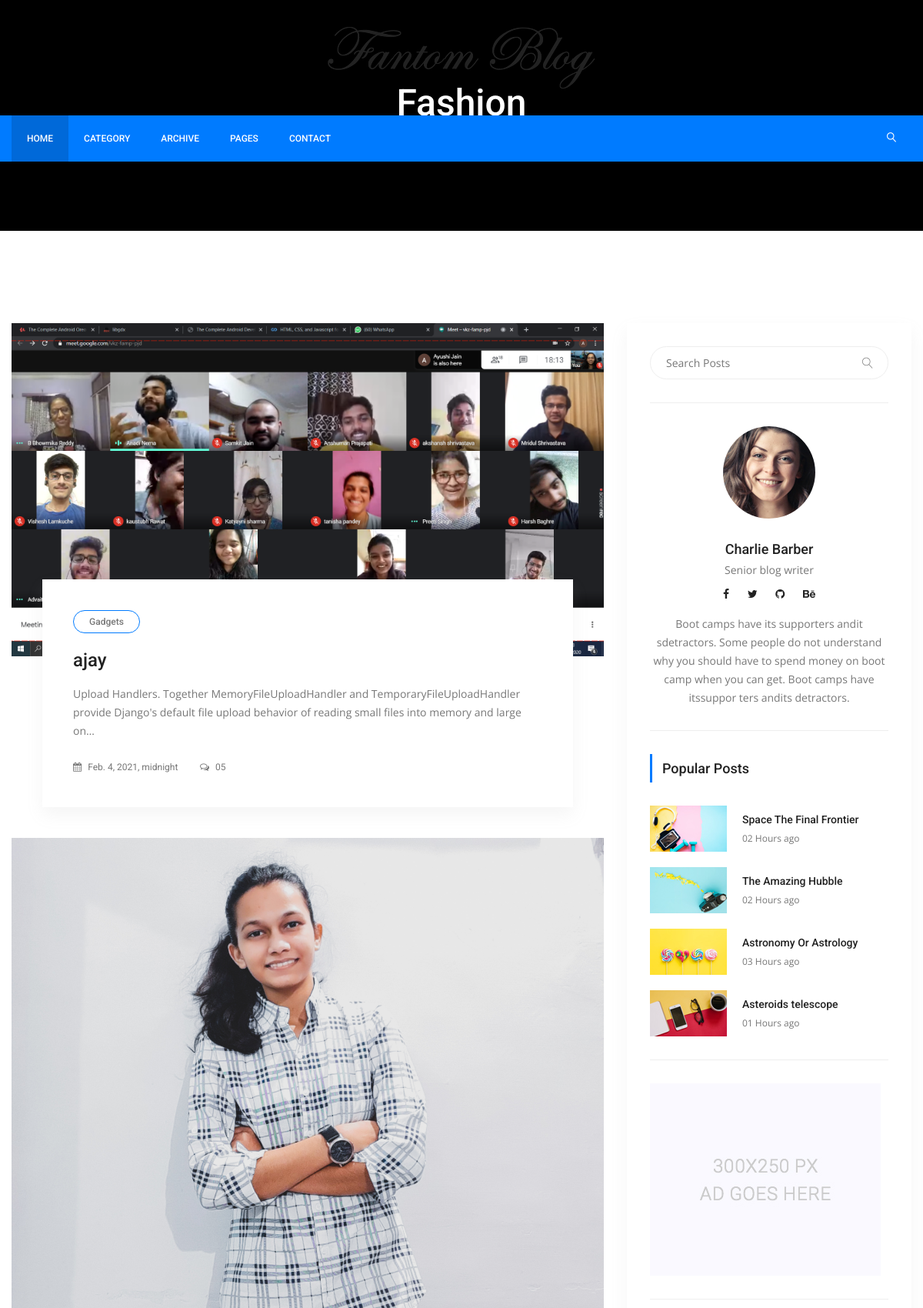
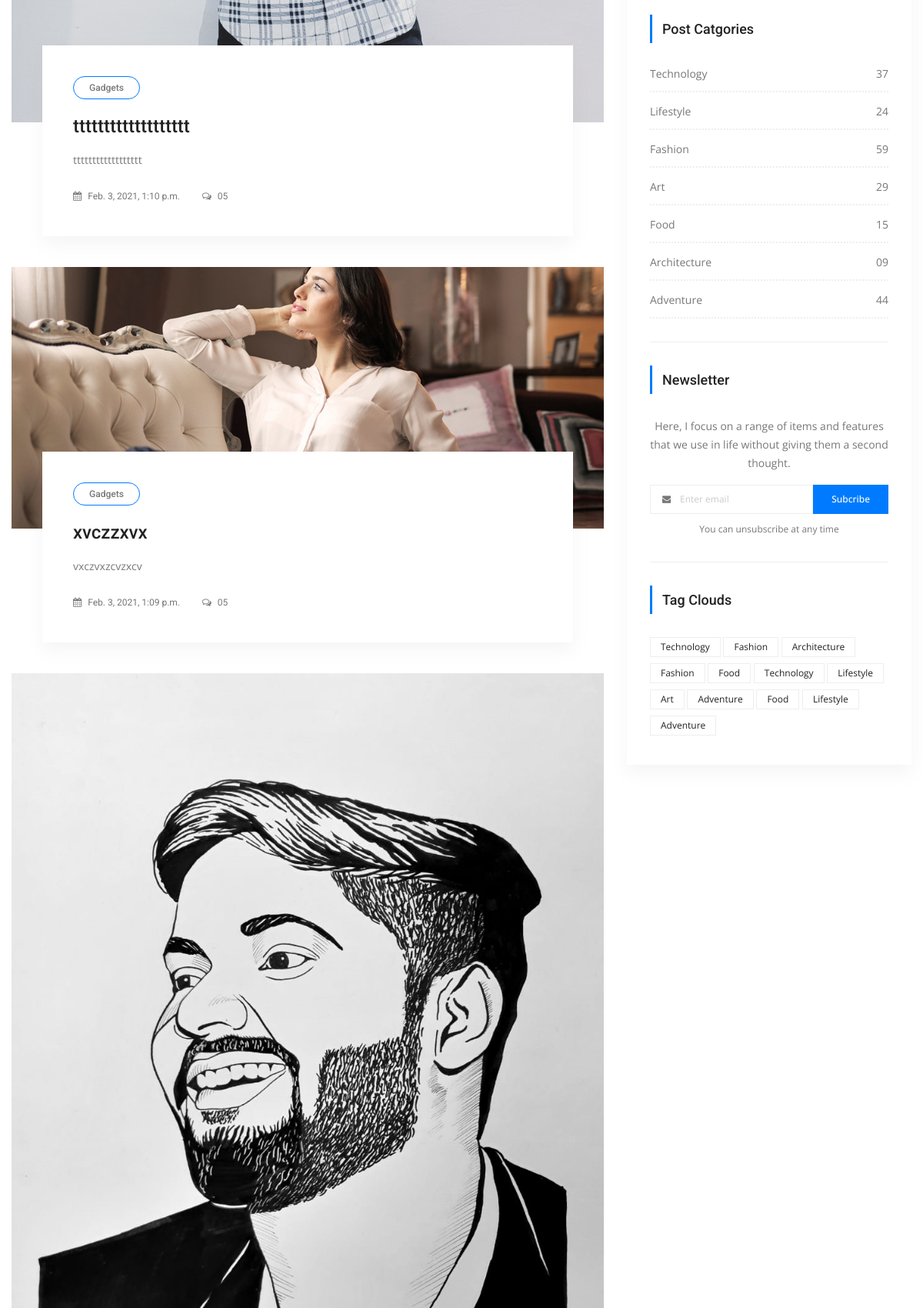
Page /category/1 (upper part) on the committed database (2 pictures, top to bottom).
### posts/models.py (models this page shows, shortened)
class Category(models.Model):
    title = models.CharField(max_length=150)

class Post(models.Model):
    title = models.CharField(max_length=150)
    content = models.TextField()
    publishing_date = models.DateTimeField(auto_now_add= True)
    image = models.FileField(null=True)
    User = models.ForeignKey(User, on_delete=models.CASCADE, null=True)
    category = models.ForeignKey(Category, on_delete=models.CASCADE, default=1, related_name="post")
    tag = models.ManyToManyField(Tag, related_name="posts", blank=True)
    likecount = models.IntegerField(default=0)
    commentcount = models.IntegerField(default=0)

### posts/views.py (the view)
# urls.py: path('category/<int:cid>', category, name='category'),
def category(request, cid):
    post_data = Post.objects.filter(category=cid).order_by('-publishing_date')
    pg = Paginator(post_data, 5)
    page_number = request.GET.get('page')
    page_obj = pg.get_page(page_number)
    cname = Category.objects.filter(id=cid).first().title
    p = {"allcat": All_category(), 'post':page_obj , 'pg':pg ,'category': cname, "tags": tags()}
    return render(request, 'posts/category.html', p)

### posts/views.py (called while the page is built)
def All_category():
    all_cat = Category.objects.all()
    li = []
    for i in all_cat:
        c = Post.objects.filter(category=i).count()
        li.append(c)
    z = zip(all_cat, li)
    return z

def tags():
    tags = Tag.objects.all()
    return tags

### posts/templates/posts/category.html (shortened to what this page needs)
<!doctype html>
{% load static %}
<html lang="en">
    <head>
        <link rel="stylesheet" href="{% static 'css/bootstrap.css' %}">
        <link rel="stylesheet" href="{% static 'vendors/linericon/style.css' %}">
        <link rel="stylesheet" href="{% static 'css/font-awesome.min.css' %}">
        <link rel="stylesheet" href="{% static 'vendors/owl-carousel/owl.carousel.min.css' %}">
        <link rel="stylesheet" href="{% static 'vendors/lightbox/simpleLightbox.css' %}">
        <link rel="stylesheet" href="{% static 'vendors/nice-select/css/nice-select.css' %}">
        <link rel="stylesheet" href="{% static 'vendors/animate-css/animate.css' %}">
        <link rel="stylesheet" href="{% static 'vendors/jquery-ui/jquery-ui.css' %}">
        <link rel="stylesheet" href="{% static 'css/style.css' %}">
        <link rel="stylesheet" href="{% static 'css/responsive.css' %}">
    </head>
    <body>
        <header class="header_area">
            <div class="logo_part">
            	<div class="container">
            		<a class="logo" href="#"><img src= "{% static 'img/logo.png' %}" alt=""></a>
            	</div>
            </div>
			<div class="main_menu">
				<nav class="navbar navbar-expand-lg navbar-light">
					<div class="container">
						<div class="collapse navbar-collapse offset" id="navbarSupportedContent">
							<ul class="nav navbar-nav menu_nav">
								<li class="nav-item active"><a class="nav-link" href="index.html">Home</a></li>
								<li class="nav-item"><a class="nav-link" href="category.html">Category</a></li>
								<li class="nav-item"><a class="nav-link" href="archive.html">Archive</a></li>
								<li class="nav-item submenu dropdown">
									<a href="#" class="nav-link dropdown-toggle" data-toggle="dropdown" role="button" aria-haspopup="true" aria-expanded="false">Pages</a>
								</li>
								<li class="nav-item"><a class="nav-link" href="contact.html">Contact</a></li>
							</ul>
							<ul class="nav navbar-nav navbar-right ml-auto">
								<li class="nav-item"><a href="#" class="search"><i class="lnr lnr-magnifier"></i></a></li>
							</ul>
						</div>
					</div>
				</nav>
			</div>
        </header>
        <section class="banner_area">
            <div class="banner_inner d-flex align-items-center">
				<div class="container">
					<div class="banner_content text-center">
						<h2>{{ category }}</h2>
						<div class="page_link">
							<a href="{% url 'posts:Index' %}">Home</a>
							<a href="category.html">Category</a>
						</div>
					</div>
				</div>
            </div>
        </section>
        <section class="blog_area p_120">
            <div class="container">
                <div class="row">
                    <div class="col-lg-8">
                        <div class="blog_left_sidebar">
                            {% for p in post %}
                            <article class="blog_style1">
                            	<div class="blog_img">
                            		<img class="img-fluid" src="{{ p.image.url }}" alt="">
                            	</div>
                            	<div class="blog_text">
									<div class="blog_text_inner">
										<a class="cat" href="#">Gadgets</a>
										<a href="{% url 'posts:detail' p.id %}"><h4>{{ p.title }}</h4></a>
										<p>{{ p.content| truncatechars:175 }}</p>
										<div class="date">
											<a href="#"><i class="fa fa-calendar" aria-hidden="true"></i> {{ p.publishing_date }}</a>
											<a href="#"><i class="fa fa-comments-o" aria-hidden="true"></i> 05</a>
										</div>
									</div>
                            	</div>
                            </article>
                             {% endfor %}
                        </div>
                    </div>
                    <div class="col-lg-4">
                        <div class="blog_right_sidebar">
                            <aside class="single_sidebar_widget search_widget">
                                <div class="input-group">
                                    <input type="text" class="form-control" placeholder="Search Posts">
                                    <span class="input-group-btn">
                                        <button class="btn btn-default" type="button"><i class="lnr lnr-magnifier"></i></button>
                                    </span>
                                </div>
                                <div class="br"></div>
                            </aside>
                            <aside class="single_sidebar_widget author_widget">
                                <img class="author_img rounded-circle" src="img/blog/author.png" alt="">
                                <h4>Charlie Barber</h4>
                                <p>Senior blog writer</p>
                                <div class="social_icon">
                                    <a href="#"><i class="fa fa-facebook"></i></a>
                                    <a href="#"><i class="fa fa-twitter"></i></a>
                                    <a href="#"><i class="fa fa-github"></i></a>
                                    <a href="#"><i class="fa fa-behance"></i></a>
                                </div>
                                <p>Boot camps have its supporters andit sdetractors. Some people do not understand why you should have to spend money on boot camp when you can get. Boot camps have itssuppor ters andits detractors.</p>
                                <div class="br"></div>
                            </aside>
                            <aside class="single_sidebar_widget popular_post_widget">
                                <h3 class="widget_title">Popular Posts</h3>
                                <div class="media post_item">
                                    <img src="img/blog/popular-post/post1.jpg" alt="post">
                                    <div class="media-body">
                                        <a href="blog-details.html"><h3>Space The Final Frontier</h3></a>
                                        <p>02 Hours ago</p>
                                    </div>
                                </div>
                                <div class="media post_item">
                                    <img src="img/blog/popular-post/post2.jpg" alt="post">
                                    <div class="media-body">
                                        <a href="blog-details.html"><h3>The Amazing Hubble</h3></a>
                                        <p>02 Hours ago</p>
                                    </div>
                                </div>
                                <div class="media post_item">
                                    <img src="img/blog/popular-post/post3.jpg" alt="post">
                                    <div class="media-body">
                                        <a href="blog-details.html"><h3>Astronomy Or Astrology</h3></a>
                                        <p>03 Hours ago</p>
                                    </div>
                                </div>
                                <div class="media post_item">
                                    <img src="img/blog/popular-post/post4.jpg" alt="post">
                                    <div class="media-body">
                                        <a href="blog-details.html"><h3>Asteroids telescope</h3></a>
                                        <p>01 Hours ago</p>
                                    </div>
                                </div>
                                <div class="br"></div>
                            </aside>
                            <aside class="single_sidebar_widget">
                                <a href="#"><img class="img-fluid" src="img/blog/add.jpg" alt=""></a>
                                <div class="br"></div>
                            </aside>
                            <aside class="single_sidebar_widget post_category_widget">
                                <h4 class="widget_title">Post Catgories</h4>
                                <ul class="list cat-list">
                                    <li>
                                        <a href="#" class="d-flex justify-content-between">
                                            <p>Technology</p>
                                            <p>37</p>
                                        </a>
                                    </li>
                                    <li>
                                        <a href="#" class="d-flex justify-content-between">
                                            <p>Lifestyle</p>
                                            <p>24</p>
                                        </a>
                                    </li>
                                    <li>
                                        <a href="#" class="d-flex justify-content-between">
                                            <p>Fashion</p>
                                            <p>59</p>
                                        </a>
                                    </li>
                                    <li>
                                        <a href="#" class="d-flex justify-content-between">
                                            <p>Art</p>
                                            <p>29</p>
                                        </a>
                                    </li>
                                    <li>
                                        <a href="#" class="d-flex justify-content-between">
                                            <p>Food</p>
                                            <p>15</p>
                                        </a>
                                    </li>
                                    <li>
                                        <a href="#" class="d-flex justify-content-between">
                                            <p>Architecture</p>
                                            <p>09</p>
                                        </a>
                                    </li>
                                    <li>
                                        <a href="#" class="d-flex justify-content-between">
                                            <p>Adventure</p>
                                            <p>44</p>
                                        </a>
                                    </li>
                                </ul>
                                <div class="br"></div>
                            </aside>
                            <aside class="single-sidebar-widget newsletter_widget">
                                <h4 class="widget_title">Newsletter</h4>
                                <p>
                                Here, I focus on a range of items and features that we use in life without
                                giving them a second thought.
                                </p>
                                <div class="form-group d-flex flex-row">
                                    <div class="input-group">
                                        <div class="input-group-prepend">
                                            <div class="input-group-text"><i class="fa fa-envelope" aria-hidden="true"></i></div>
                                        </div>
                                        <input type="text" class="form-control" id="inlineFormInputGroup" placeholder="Enter email" onfocus="this.placeholder = ''" onblur="this.placeholder = 'Enter email'">
                                    </div>
                                    <a href="#" class="bbtns">Subcribe</a>
                                </div>
                                <p class="text-bottom">You can unsubscribe at any time</p>
                                <div class="br"></div>
                            </aside>
                            <aside class="single-sidebar-widget tag_cloud_widget">
                                <h4 class="widget_title">Tag Clouds</h4>
                                <ul class="list">
                                    <li><a href="#">Technology</a></li>
                                    <li><a href="#">Fashion</a></li>
                                    <li><a href="#">Architecture</a></li>
                                    <li><a href="#">Fashion</a></li>
                                    <li><a href="#">Food</a></li>
                                    <li><a href="#">Technology</a></li>
                                    <li><a href="#">Lifestyle</a></li>
                                    <li><a href="#">Art</a></li>
                                    <li><a href="#">Adventure</a></li>
                                    <li><a href="#">Food</a></li>
                                    <li><a href="#">Lifestyle</a></li>
                                    <li><a href="#">Adventure</a></li>
                                </ul>
                            </aside>
                        </div>
                    </div>
                </div>
            </div>
        </section>
    </body>
</html>

### posts/static/css/responsive.css (style rules this page uses)
@media (max-width:1619px) { .header_area .navbar .search { margin-left: 40px; } }

### rows in the picture
Category: title "Fashion"
Post: image (picture), title "ajay", content "Upload Handlers. Together MemoryFileUploadHandler and TemporaryFileUploadHandler provide Django's default file upload behavior of reading small files into memory and large on…", publishing_date "Feb. 4, 2021, midnight"
Post: image (picture), title "ttttttttttttttttttt", content "tttttttttttttttttt", publishing_date "Feb. 3, 2021, 1:10 p.m."
Post: image (picture), title "xvczzxvx", content "vxczvxzcvzxcv", publishing_date "Feb. 3, 2021, 1:09 p.m."
Post: image (picture)
